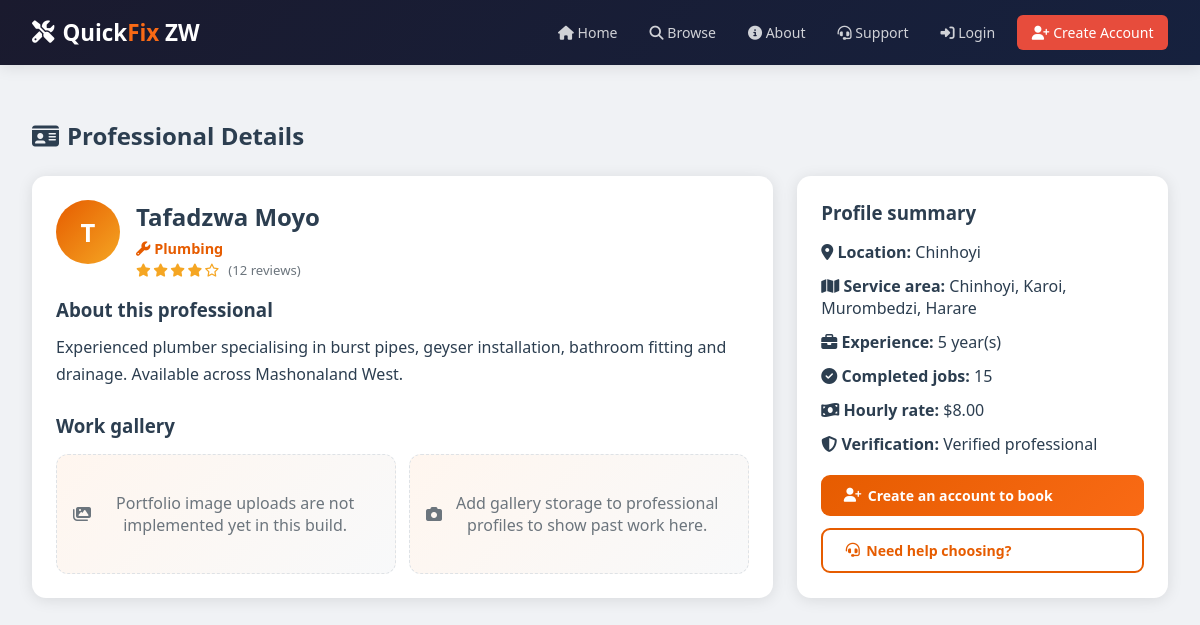
/provider.php?id=2, run on the app's committed database.
### tables this page shows
CREATE TABLE IF NOT EXISTS professional_profiles (
    profile_id       INT AUTO_INCREMENT PRIMARY KEY,
    user_id          INT UNIQUE NOT NULL,
    trade            ENUM('Plumbing','Electrical','Painting','Carpentry','Tiling','Roofing','Welding','Landscaping','General Handyman') NOT NULL,
    bio              TEXT,
    years_experience INT DEFAULT 0,
    hourly_rate      DECIMAL(10,2) DEFAULT 5.00,
    rating_avg       DECIMAL(3,2) DEFAULT 0.00,
    total_reviews    INT DEFAULT 0,
    jobs_completed   INT DEFAULT 0,
    is_available     TINYINT DEFAULT 1,
    service_area     VARCHAR(200),
    FOREIGN KEY (user_id) REFERENCES users(user_id) ON DELETE CASCADE
);

CREATE TABLE IF NOT EXISTS users (
    user_id       INT AUTO_INCREMENT PRIMARY KEY,
    full_name     VARCHAR(100) NOT NULL,
    email         VARCHAR(100) UNIQUE NOT NULL,
    password_hash VARCHAR(255) NOT NULL,
    phone         VARCHAR(20),
    role          ENUM('client','professional','admin') NOT NULL,
    national_id   VARCHAR(30) DEFAULT NULL,
    verified      TINYINT DEFAULT 0,
    location      VARCHAR(100) DEFAULT NULL,
    created_at    TIMESTAMP DEFAULT CURRENT_TIMESTAMP
);

### provider.php (the view, shortened to what this page needs)
<?php
require_once 'includes/db.php';
require_once 'includes/functions.php';
$providerId = (int)($_GET['id'] ?? 0);
$stmt = $pdo->prepare("SELECT u.*,pp.* FROM professional_profiles pp JOIN users u ON pp.user_id=u.user_id WHERE u.user_id=? AND u.role='professional'");
$stmt->execute([$providerId]);
$provider = $stmt->fetch();
$canBook = isset($_SESSION['role']) && $_SESSION['role'] === 'client';
?>
<!DOCTYPE html><html lang="en"><head>
<link rel="stylesheet" href="<?= BASE_URL ?>/css/style.css">
<link rel="stylesheet" href="https://cdnjs.cloudflare.com/ajax/libs/font-awesome/6.5.2/css/all.min.css">
</head><body>
<?php include 'includes/navbar.php'; ?>
<div class="container"><br>
<?php if(!$provider): ?>
  <div class="alert alert-danger">This professional profile could not be found.</div>
<?php else: ?>
  <div class="page-title"><?=icon('id-card')?> Professional Details</div>
  <div class="detail-grid">
    <div class="section-card">
      <div class="detail-hero">
        <div class="pro-avatar" style="margin-bottom:0"><?=strtoupper(substr($provider['full_name'],0,1))?></div>
        <div>
          <h2 style="margin-bottom:0.35rem"><?=htmlspecialchars($provider['full_name'])?></h2>
          <div class="pro-trade"><?=tradeIcon($provider['trade'])?> <?=$provider['trade']?></div>
          <div class="pro-meta"><?=stars($provider['rating_avg'])?> <span style="margin-left:0.35rem">(<?=$provider['total_reviews']?> reviews)</span></div>
        </div>
      </div>
      <h3 style="margin-bottom:0.75rem">About this professional</h3>
      <p style="line-height:1.7;color:var(--dark)"><?=nl2br(htmlspecialchars($provider['bio'] ?: 'This professional has not added a full description yet.'))?></p>
      <h3 style="margin:1.5rem 0 0.75rem">Work gallery</h3>
      <div class="detail-gallery">
        <div class="gallery-placeholder"><?=icon('images')?> Portfolio image uploads are not implemented yet in this build.</div>
        <div class="gallery-placeholder"><?=icon('camera')?> Add gallery storage to professional profiles to show past work here.</div>
      </div>
    </div>
    <div class="section-card">
      <h3 style="margin-bottom:1rem">Profile summary</h3>
      <div class="info-list">
        <div><?=icon('location-dot')?> <strong>Location:</strong> <?=htmlspecialchars($provider['location'] ?: 'Not provided')?></div>
        <div><?=icon('map')?> <strong>Service area:</strong> <?=htmlspecialchars($provider['service_area'] ?: 'Not provided')?></div>
        <div><?=icon('briefcase')?> <strong>Experience:</strong> <?=$provider['years_experience']?> year(s)</div>
        <div><?=icon('circle-check')?> <strong>Completed jobs:</strong> <?=$provider['jobs_completed']?></div>
        <div><?=icon('money-bill-wave')?> <strong>Hourly rate:</strong> $<?=number_format($provider['hourly_rate'],2)?></div>
        <div><?=icon('shield-halved')?> <strong>Verification:</strong> <?=$provider['verified'] ? 'Verified professional' : 'Pending verification'?></div>
      </div>
      <div style="display:grid;gap:0.75rem;margin-top:1.25rem">
        <?php if($canBook): ?>
          <a href="<?= BASE_URL ?>/browse.php?book=<?=$provider['user_id']?>" class="btn btn-primary"><?=icon('calendar-plus')?> Book this professional</a>
          <a href="<?= BASE_URL ?>/messages.php?with=<?=$provider['user_id']?>" class="btn btn-outline"><?=icon('comments')?> Message professional</a>
        <?php else: ?>
          <a href="<?= BASE_URL ?>/login.php?mode=register" class="btn btn-primary"><?=icon('user-plus')?> Create an account to book</a>
          <a href="<?= BASE_URL ?>/support.php" class="btn btn-outline"><?=icon('headset')?> Need help choosing?</a>
        <?php endif; ?>
      </div>
    </div>
  </div>
<?php endif; ?>
</div>
</body></html>

### css/style.css (style rules this page uses)
:root { --primary: #e65c00; --primary-light: #f96a15; --primary-dark: #c44d00; --secondary: #1a1a2e; --secondary-light: #16213e; --accent: #f5a623; --success: #27ae60; --danger: #e74c3c; --warning: #f39c12; --info: #2980b9; --light: #f8f9fa; --white: #ffffff; --gray: #6c757d; --dark: #2c3e50; --border: #dee2e6; --shadow: 0 2px 15px rgba(0,0,0,0.1); --shadow-lg: 0 8px 30px rgba(0,0,0,0.15); }
* { margin:0; padding:0; box-sizing:border-box; }
body { font-family:'Segoe UI',Tahoma,Geneva,Verdana,sans-serif; background:#f0f2f5; color:var(--dark); }
a { text-decoration:none; color:inherit; }
.container { max-width:1200px; margin:0 auto; padding:2rem; }
.pro-avatar { width:64px; height:64px; border-radius:50%; background:linear-gradient(135deg,var(--primary),var(--accent)); display:flex; align-items:center; justify-content:center; font-size:1.6rem; color:white; font-weight:700; margin-bottom:0.8rem; }
.pro-trade { color:var(--primary); font-weight:600; font-size:0.9rem; margin:0.2rem 0; }
.pro-meta { color:var(--gray); font-size:0.82rem; margin:0.15rem 0; }
.btn { padding:0.68rem 1.4rem; border:none; border-radius:9px; cursor:pointer; font-size:0.88rem; font-weight:600; transition:all 0.2s; display:inline-flex; align-items:center; gap:0.4rem; font-family:inherit; }
.btn-primary { background:linear-gradient(135deg,var(--primary),var(--primary-light)); color:white; }
.btn-outline { background:transparent; border:2px solid var(--primary); color:var(--primary); }
.page-title { font-size:1.5rem; font-weight:700; color:var(--dark); margin-bottom:1.5rem; display:flex; align-items:center; gap:0.5rem; }
.section-card { background:white; border-radius:14px; box-shadow:var(--shadow); padding:1.5rem; margin-bottom:1.5rem; }
.detail-grid { display:grid; grid-template-columns:2fr 1fr; gap:1.5rem; }
.detail-hero { display:flex; gap:1rem; align-items:flex-start; margin-bottom:1rem; }
.detail-gallery { display:grid; grid-template-columns:repeat(auto-fit,minmax(140px,1fr)); gap:0.8rem; margin-top:1rem; }
.gallery-placeholder { min-height:120px; border:1px dashed var(--border); border-radius:12px; background:linear-gradient(135deg,#fff6ef,#f8f9fa); display:flex; align-items:center; justify-content:center; text-align:center; color:var(--gray); padding:1rem; }
.info-list { display:grid; gap:0.75rem; color:var(--dark); }

### data on the page
professional_profiles: user.full_name "T", user.full_name "Tafadzwa Moyo", trade "Plumbing", total_reviews "12", bio "Experienced plumber specialising in burst pipes, geyser installation, bathroom fitting and drainage. Available across Mashonaland West.", user.location "Chinhoyi", service_area "Chinhoyi, Karoi, Murombedzi, Harare", years_experience "5", jobs_completed "15", hourly_rate "8.00"
